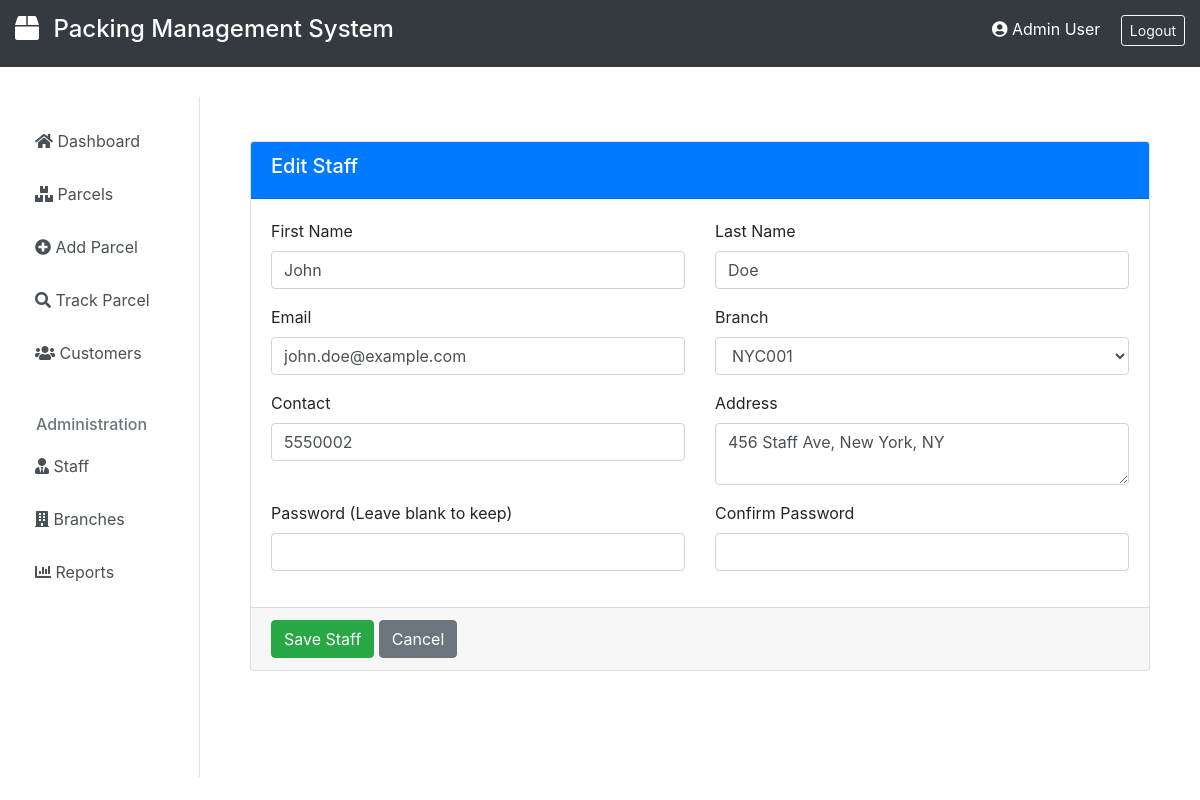
Page /?page=edit_staff&id=2 (signed in) on the committed database.
### tables this page shows
CREATE TABLE users (
    id INT PRIMARY KEY AUTO_INCREMENT,
    firstname VARCHAR(100) NOT NULL,
    lastname VARCHAR(100) NOT NULL,
    branch_id INT,
    email VARCHAR(100) UNIQUE NOT NULL,
    password VARCHAR(255) NOT NULL,
    contact VARCHAR(20) NOT NULL,
    address TEXT NOT NULL,
    type INT DEFAULT 2,
    date_created DATETIME DEFAULT CURRENT_TIMESTAMP,
    FOREIGN KEY (branch_id) REFERENCES branches(id) ON DELETE SET NULL
);

CREATE TABLE branches (
    id INT PRIMARY KEY AUTO_INCREMENT,
    branch_code VARCHAR(50) NOT NULL UNIQUE,
    street VARCHAR(255) NOT NULL,
    city VARCHAR(100) NOT NULL,
    state VARCHAR(100) NOT NULL,
    zip_code VARCHAR(20) NOT NULL,
    country VARCHAR(100) NOT NULL,
    contact VARCHAR(20) NOT NULL,
    date_created DATETIME DEFAULT CURRENT_TIMESTAMP
);

### manage_staff.php (the view, shortened to what this page needs)
<?php
require_once 'db_connect.php';
$id = isset($_GET['id']) ? $_GET['id'] : '';
$firstname = $lastname = $email = $contact = $address = $branch_id = '';
if(!empty($id)) {
    $qry = $conn->query("SELECT * FROM users WHERE id = $id AND type = 2");
    if($qry->num_rows > 0) {
        $row = $qry->fetch_assoc();
        $firstname = $row['firstname'];
        $lastname = $row['lastname'];
        $email = $row['email'];
        $contact = $row['contact'];
        $address = $row['address'];
        $branch_id = $row['branch_id'];
    }
}
$branches = $conn->query("SELECT * FROM branches");
?>
<!DOCTYPE html>
<html>
<head>
    <link rel="stylesheet" href="https://cdn.jsdelivr.net/npm/bootstrap@4.5.2/dist/css/bootstrap.min.css">
</head>
<body>
<div class="container mt-4">
    <div class="card">
        <div class="card-header bg-primary text-white">
            <h5><?php echo empty($id) ? 'Add New Staff' : 'Edit Staff'; ?></h5>
        </div>
        <div class="card-body">
            <form id="staffForm">
                <div class="row">
                    <div class="col-md-6">
                        <div class="form-group">
                            <label>First Name</label>
                            <input type="text" name="firstname" class="form-control"
                                   value="<?php echo $firstname; ?>" required>
                        </div>
                    </div>
                    <div class="col-md-6">
                        <div class="form-group">
                            <label>Last Name</label>
                            <input type="text" name="lastname" class="form-control"
                                   value="<?php echo $lastname; ?>" required>
                        </div>
                    </div>
                </div>
                <div class="row">
                    <div class="col-md-6">
                        <div class="form-group">
                            <label>Email</label>
                            <input type="email" name="email" class="form-control"
                                   value="<?php echo $email; ?>" required>
                        </div>
                    </div>
                    <div class="col-md-6">
                        <div class="form-group">
                            <label>Branch</label>
                            <select name="branch_id" class="form-control" required>
                                <?php while($b = $branches->fetch_assoc()): ?>
                                <option value="<?php echo $b['id']; ?>"
                                    <?php echo ($branch_id == $b['id']) ? 'selected' : ''; ?>>
                                    <?php echo $b['branch_code']; ?>
                                </option>
                                <?php endwhile; ?>
                            </select>
                        </div>
                    </div>
                </div>
                <div class="row">
                    <div class="col-md-6">
                        <div class="form-group">
                            <label>Contact</label>
                            <input type="text" name="contact" class="form-control"
                                   value="<?php echo $contact; ?>" required>
                        </div>
                    </div>
                    <div class="col-md-6">
                        <div class="form-group">
                            <label>Address</label>
                            <textarea name="address" class="form-control" required><?php echo $address; ?></textarea>
                        </div>
                    </div>
                </div>
                <div class="row">
                    <div class="col-md-6">
                        <div class="form-group">
                            <label>Password <?php echo empty($id) ? '' : '(Leave blank to keep)'; ?></label>
                            <input type="password" name="password" class="form-control"
                                   <?php echo empty($id) ? 'required' : ''; ?>>
                        </div>
                    </div>
                    <div class="col-md-6">
                        <div class="form-group">
                            <label>Confirm Password</label>
                            <input type="password" name="cpassword" class="form-control"
                                   <?php echo empty($id) ? 'required' : ''; ?>>
                        </div>
                    </div>
                </div>
            </form>
        </div>
        <div class="card-footer">
            <button class="btn btn-success" id="saveBtn">Save Staff</button>
            <a href="?page=staff_list" class="btn btn-secondary">Cancel</a>
        </div>
    </div>
</div>
</body>
</html>

### index.php (style rules this page uses)
body { background: #f4f6f9; font-family: 'Segoe UI', sans-serif; }

### rows in the picture
users: firstname "John", lastname "Doe", email "john.doe@example.com", branch_id "NYC001", contact "5550002", address "456 Staff Ave, New York, NY"

### other values in the picture
$_SESSION['login_name'] "Admin User"
